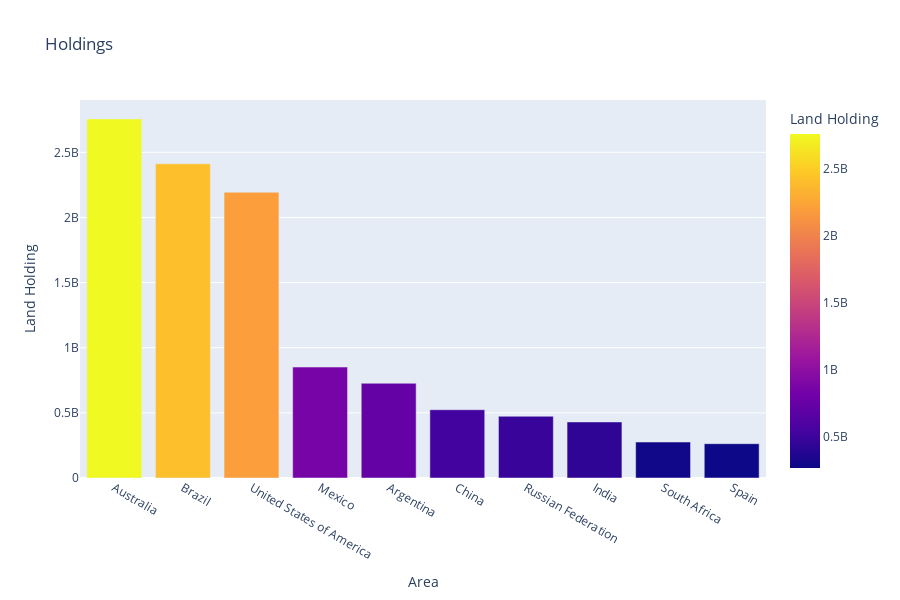

Here is the notebook cell this chart was saved with:
### Code cell
px.bar(hol,x="Area",y='Value',labels={"Value":"Land Holding "},title='Holdings',color='Value',height=600)

### Figure 1 — Plotly figure (JSON) as saved in the notebook; plotly's stock layout.template omitted (floating-point values rounded to 4 significant figures)
{"data": [{"alignmentgroup": "True", "hovertemplate": "Area=%{x}<br>Land Holding =%{marker.color}<extra></extra>", "legendgroup": "", "marker": {"color": [2757000000.0, 2412000000.0, 2193000000.0, 851600000.0, 727000000.0, 524000000.0, 473900000.0, 430300000.0, 276000000.0, 263400000.0], "coloraxis": "coloraxis", "pattern": {"shape": ""}}, "name": "", "offsetgroup": "", "orientation": "v", "showlegend": false, "textposition": "auto", "type": "bar", "x": ["Australia", "Brazil", "United States of America", "Mexico", "Argentina", "China", "Russian Federation", "India", "South Africa", "Spain"], "xaxis": "x", "y": [2757000000.0, 2412000000.0, 2193000000.0, 851600000.0, 727000000.0, 524000000.0, 473900000.0, 430300000.0, 276000000.0, 263400000.0], "yaxis": "y"}], "layout": {"barmode": "relative", "coloraxis": {"colorbar": {"title": {"text": "Land Holding "}}, "colorscale": [[0, "#0d0887"], [0.1111, "#46039f"], [0.2222, "#7201a8"], [0.3333, "#9c179e"], [0.4444, "#bd3786"], [0.5556, "#d8576b"], [0.6667, "#ed7953"], [0.7778, "#fb9f3a"], [0.8889, "#fdca26"], [1, "#f0f921"]]}, "height": 600, "legend": {"tracegroupgap": 0}, "title": {"text": "Holdings"}, "xaxis": {"anchor": "y", "domain": [0, 1], "title": {"text": "Area"}}, "yaxis": {"anchor": "x", "domain": [0, 1], "title": {"text": "Land Holding "}}}}
